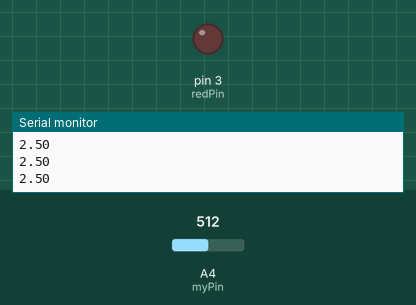
A sketch run on a simulated Arduino Uno, built with avr-gcc and run on an emulated ATmega328P. On the bench: output pins drawn as LEDs (lit = HIGH), the last lines printed to the serial monitor. The test bench sets the inputs (shaded band); at power-on: A4 (myPin) = 512.

Above: at 1.3 s.
1.4 s: A4 (myPin) set to 716
At 2.2 s:
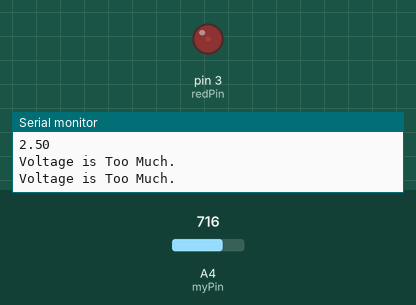
3.0 s: A4 (myPin) set to 806
4.5 s: A4 (myPin) set to 832
At 5.7 s:
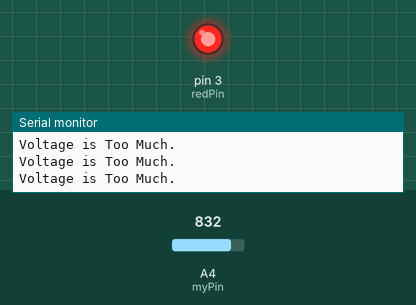
Timing chart, 0 to 7.5 s (numbered marks = the images above; inputs shaded):
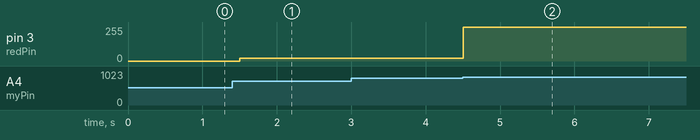

Measured:
- the behaviour switches between 818 and 819 on A4 (myPin) (found by bisection; images 1 and 2)
- after the input at 1.4 s, pin 3 (redPin): 0/255 → 20/255 after 0.10 s
- after the input at 4.5 s, pin 3 (redPin): 20/255 → 255/255 at once

The sketch:

sketch_feb8a.ino
```cpp
int readValue;
int myDelay = 500;
int myPin = A4;
int redPin = 3;

void setup() {
  Serial.begin(9600);
  pinMode(myPin, INPUT);
  pinMode(redPin, OUTPUT);
}

void loop() {
  readValue = analogRead(myPin);
  float V2 = (5.0 / 1023.0) * readValue;
  if (V2 >= 3.0) {
    Serial.println("Voltage is Too Much.");
    analogWrite(redPin, 20);
    if (V2 >= 4.0) {
      digitalWrite(redPin, HIGH);
    }
  } else {
    Serial.println(V2);
    digitalWrite(redPin, LOW);
  }
  delay(myDelay);
}
```
